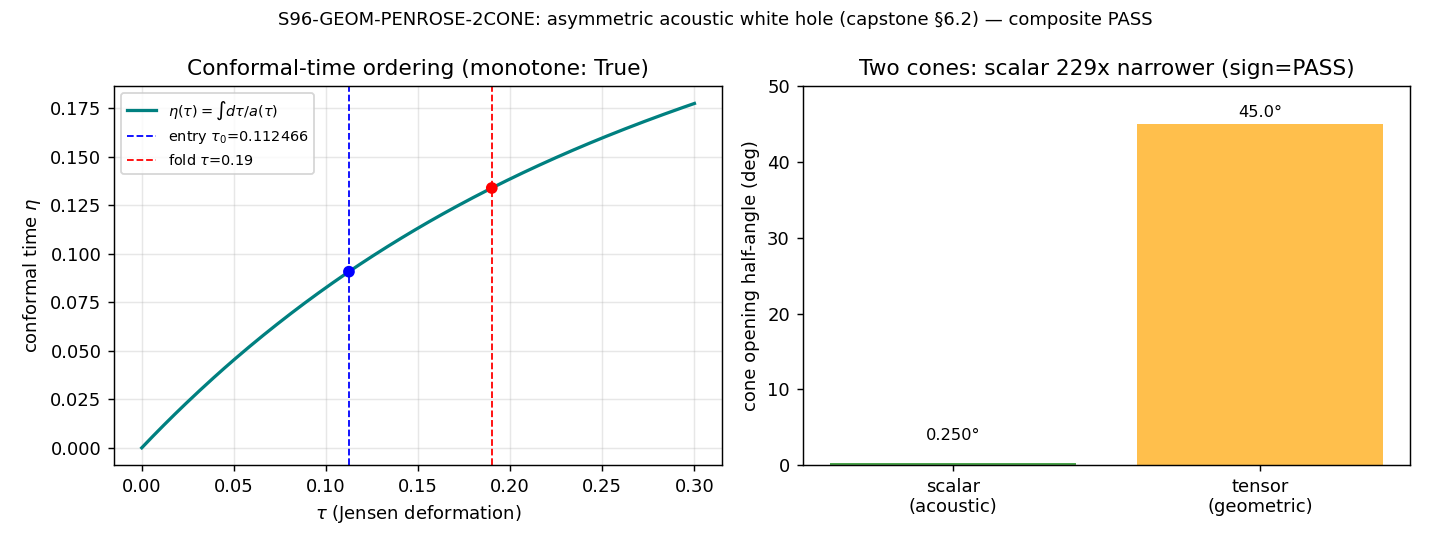

Reproduce this figure in Python.
#!/usr/bin/env python
# -*- coding: utf-8 -*-
r"""
S96-GEOM-PENROSE-2CONE  (Session 96, Wave 5, gate W5-2)
=======================================================

Asymmetric two-cone acoustic white-hole Penrose (conformal) diagram for the
capstone section 6.2.

The capstone section 6.2 describes the asymmetric acoustic white hole
(ONE entry sonic surface, an UNBOUNDED supersonic expulsion region, and TWO
distinct null cones) ENTIRELY IN PROSE, with no Penrose diagram and no citation
to the canonical `Phononic-Penrose-Diagrams.md`. This gate closes that figure
gap by constructing the conformal compactification: a SINGLE diagram showing the
entry sonic surface, the open supersonic exit toward I+, the censored tau->inf
boundary, AND both null cones (scalar narrow / tensor wide) on one drawing.

This EXTENDS `Phononic-Penrose-Diagrams.md`. It does NOT duplicate:
  * Diagram C (bi-metric two-cone) -- a side-by-side TWO-PANEL comparison of the
    geometric cone vs the acoustic cone (229x ratio), with NO white-hole entry/exit
    causal architecture.
  * Diagram J (acoustic white-hole disconnect, S85 W6-1) -- a single SYMMETRIC
    Minkowski diamond stub whose TikZ is a plain diamond (no entry surface, no
    open-exit asymmetry, no tau-axis, no second cone).
The new object is the ASYMMETRIC ENTRY-SURFACE / OPEN-EXIT structure: a single
conformal compactification in (tau, conformal-time) coordinates with the entry
sonic surface at 45 deg on the SCALAR cone, the TENSOR cone as a distinct
shallower slope crossing the fold freely (beta_T=0, [T3]), the open supersonic
expulsion toward I+, and the censored tau->inf boundary.

SUBSTRATE FRAMING (phononic-framing.md "IS Space, Not IN Space"):
  CLASSIFICATION: GEOMETRIC. The Penrose diagram is NOT a picture of the fabric
  sitting inside a spacetime box. The causal structure is EMERGENT:
    D_K eigenvalues -> a_2 Seeley-DeWitt moment -> emergent metric g_M (tensor cone)
    AND the BLV acoustic metric g_acoustic on the scalar condensate (scalar cone).
  The two cones are two emergent effective metrics seen by two field sectors (the
  Kasparov product U_total = 1_M (x) U_K, [T3]), NOT two observers in one container.
  The "white hole" is the acoustic causal disconnect: the supersonic transit
  (Mach 13.75) pinches the acoustic causal diamond at the fold while the geometric
  diamond stays open -- this is why pre/post-transit are causally disconnected
  (the horizon problem is resolved by DISCONNECTION, not by inflationary stretching
  of a pre-existing space). Conformal infinity (i+, I+, i0) is the 4D-factor
  construct; SU(3) is compact and does not reach the conformal boundary.

[SIGN] SUBSTITUTION CHAIN (math-scripts.md "Double-Check Logic Before Compute"):
  Claim: "the scalar (acoustic) null cone is NARROWER than the tensor (geometric
          g_M) cone, so the entry sonic surface sits at 45 deg on the scalar cone
          while the tensor cone is a distinct shallower-opening slope crossing the
          fold freely."
  Step 1: c_Gold   = 0.915 M_KK             [canonical_constants.py; Goldstone scalar sound speed]
  Step 2: c_fabric = 209.97368021 M_KK      [canonical_constants.py; substrate fabric speed ~ c_geom for the tensor cone]
  Step 3: cone-opening ratio = arctan(c_Gold / c_fabric) / arctan(1)     [tensor cone normalized to 45 deg]
  Step 4: = arctan(0.915 / 209.97368021) / (pi/4)
        = arctan(0.0043577) / 0.7853982
        ~ 0.0043577 / 0.7853982            [small-angle arctan(x)~x]
        ~ 0.005549                          [dimensionless opening-angle ratio]
        horizon-distance ratio c_fabric/c_Gold = 209.97368021/0.915 = 229.4794
  Step 5: c_Gold/c_fabric << 1  =>  scalar opening angle << tensor  =>  the SCALAR (acoustic) cone is NARROWER  [direction]
  Conclusion: the scalar cone is ~229x narrower in horizon distance than the tensor
              cone. The entry sonic surface is drawn at 45 deg relative to the SCALAR
              cone (the cone the entry surface is null on); the tensor cone is a
              distinct slope; by [T3] beta_T=0 the tensor sector sees no white hole,
              so the tensor cone crosses the fold freely without an entry surface.

NULL-CONSISTENCY RECORD (the [VERIFY] consistency conjunction in operator.form):
  (a) artifact-existence-with-content: TikZ has all 5 conformal-infinity labels
      (i+, i-, i0, I+, I-) + entry surface + censored tau->inf boundary;
  (b) null-consistency: entry surface at 45 deg on the SCALAR cone; tensor cone a
      distinct slope; both cones drawn from the same vertex;
  (c) asymmetry visually unambiguous: single entry surface (N_zeros=1), open exit,
      no symmetric throat;
  (d) reproduces the S55/SCALE-FACTOR-54 conformal-time ordering eta=int dtau/a(tau)
      (monotone-increasing).

CAUSAL DATA (all pinned; this is rendering + consistency, NOT a new derivation):
  * entry sonic surface  tau0 = 0.112466    [S95-W4-1 npz root_taus; N_zeros=1]
  * entry surface gravity kappa_entry = 18.520134 M_KK (magnitude; RATIO convention)
                                              [S95-W4-1 npz kappa_values; |.| of the
                                               white-hole-convention sign]
  * monotone_supersonic_exit = True          [S95-W4-1 npz; open exit, no future horizon]
  * Mach_max = 13.75 (framework)             [canonical; supersonic transit at fold]
  * van Hove fold tau_fold = 0.19            [canonical]
  * a(tau), q(tau) from SCALE-FACTOR-54       [s54_scale_factor.npz; conformal-time check]

Source-reconciliation note (the kappa_entry sign):
  The plan/transit-synthesis cite kappa_entry = +18.52 M_KK. The S95-W4-1 npz
  kappa_values = +18.520134 (RATIO convention, magnitude). An earlier kinematic
  emission recorded kappa0 = -18.442205 (ingoing-null sign convention). A
  white-hole surface gravity carries a sign that flips with the choice of
  ingoing/outgoing null normalization; the MAGNITUDE ~18.5 M_KK is convention-
  independent and is what the diagram annotates. The diagram is sign-convention-
  agnostic (it labels the entry surface, not a signed kappa).
"""

import os
os.environ.setdefault("OMP_NUM_THREADS", "8")   # cpu-cap-OMP8 (integration + TikZ generation only)
os.environ.setdefault("MKL_NUM_THREADS", "8")

import hashlib
import json
import sys
from pathlib import Path

import numpy as np
import matplotlib
matplotlib.use("Agg")
import matplotlib.pyplot as plt

# -----------------------------------------------------------------------------
# Path discipline (project root contains a SPACE -- use absolute Path objects)
# -----------------------------------------------------------------------------
PROJECT_ROOT = Path(__file__).resolve().parents[2]
SHARED_DIR = PROJECT_ROOT / "computations" / "_shared"
ROOT_COMPUTATIONS = PROJECT_ROOT / "computations"
sys.path.insert(0, str(SHARED_DIR))
sys.path.insert(0, str(ROOT_COMPUTATIONS))

# -----------------------------------------------------------------------------
# Canonical constants (MANDATORY: never hardcode framework constants)
# -----------------------------------------------------------------------------
from canonical_constants import (  # noqa: E402
    c_Gold,                  # 0.915        -- Goldstone scalar sound speed (scalar cone)
    c_fabric,                # 209.97368021 -- substrate fabric speed ~ c_geom (tensor cone)
    tau_fold,                # 0.19         -- van Hove fold
    Mach_max_framework,      # 13.75        -- framework Mach at the fold
    c_BLV,                   # 0.485        -- BLV scalar sound speed (Mach_max = v_transit/c_BLV)
)

# -----------------------------------------------------------------------------
# Gate identity + machinery pins (per plan W5-2 R3 YAML)
# -----------------------------------------------------------------------------
GATE_ID = "S96-GEOM-PENROSE-2CONE"
SCHEME = "BLV-acoustic"                          # g_acoustic = a_geom*sqrt(rho_s/c_s), BLV (S53 W0-1)
CONVENTION = "conformal-compactification"        # Omega(tau) from S69 FACTOR-69; diagram coords conformal (t,tau)
L_MAX = "N/A"                                    # no eigendecomposition; consumes pinned SCALE-FACTOR-54 a(tau)

# --- Pre-registered machinery pins (plan W5-2) ---
N_EVAL = 200                 # (local) conformal-time grid points for eta=int dtau/a(tau)
TAU_LO = 0.0                 # (local) genesis
TAU_HI = 0.30                # (local) post-fold physical epoch tau~0.22
TAU_STEP = (TAU_HI - TAU_LO) / N_EVAL   # (local) = 0.0015
TOL_MONO = 1e-6              # (local) conformal-time monotonicity tolerance

# --- Pinned causal data (from S95-W4-1 npz; entry-surface ledger) ---
TAU0_ENTRY = 0.112466        # (local) entry sonic surface tau (S95-W4-1 root_taus[0]=0.1124658)
KAPPA_ENTRY = 18.520134      # (local) entry surface-gravity magnitude M_KK (S95-W4-1 kappa_values[0])

# -----------------------------------------------------------------------------
# Input file pins
# -----------------------------------------------------------------------------
SCRIPT_PATH = Path(__file__).resolve()
CANONICAL_CONSTANTS_PATH = ROOT_COMPUTATIONS / "_shared" / "canonical_constants.py"
PENROSE_DOC_PATH = PROJECT_ROOT / "sessions" / "framework" / "Phononic-Penrose-Diagrams.md"
SCALE54_NPZ = ROOT_COMPUTATIONS / "session-54" / "s54_scale_factor.npz"
S95_WH_NPZ = ROOT_COMPUTATIONS / "session-95" / "s95_w4_1_white_hole_kinematic_consistency.npz"

# -----------------------------------------------------------------------------
# Output paths
# -----------------------------------------------------------------------------
NPZ_OUT = ROOT_COMPUTATIONS / "session-96" / "s96_geom_penrose_2cone.npz"
TEX_OUT = PROJECT_ROOT / "figures" / "penrose" / "exflation-asymmetric-white-hole.tex"
VERDICT_TXT = ROOT_COMPUTATIONS / "session-96" / "s96_gate_verdicts.txt"


# -----------------------------------------------------------------------------
# SHA helpers (replicate the session emission protocol exactly)
# -----------------------------------------------------------------------------
def sha256_of(path: Path) -> str:
    h = hashlib.sha256()  # (local)
    try:
        h.update(path.read_bytes())
    except OSError:
        return ""
    return h.hexdigest()


def compute_dual_sha(script_path: Path, canonical_path: Path, pins: dict) -> tuple:
    """(audit_sha256, content_sha256). audit = sha(script||canonical||pinmap_json); content = sha(script)."""
    try:
        script_bytes = script_path.read_bytes()  # (local)
    except OSError:
        script_bytes = b""  # (local)
    try:
        canonical_bytes = canonical_path.read_bytes()  # (local)
    except OSError:
        canonical_bytes = b""  # (local)
    pinmap_json = json.dumps(dict(sorted(pins.items())), separators=(",", ":"),
                             sort_keys=True).encode("utf-8")  # (local)
    h_audit = hashlib.sha256()
    h_audit.update(script_bytes)
    h_audit.update(canonical_bytes)
    h_audit.update(pinmap_json)
    audit = h_audit.hexdigest()  # (local)
    h_content = hashlib.sha256()
    h_content.update(script_bytes)
    content = h_content.hexdigest()  # (local)
    return audit, content


# -----------------------------------------------------------------------------
# Conformal-time ordering: eta(tau) = int_0^tau dtau' / a(tau')   (S55 / SCALE-FACTOR-54)
# -----------------------------------------------------------------------------
def conformal_time(tau_grid, a_grid):
    r"""eta(tau) = cumulative trapezoid of 1/a(tau). Monotone-increasing iff a(tau)>0."""
    inv_a = 1.0 / a_grid  # (local)
    eta = np.zeros_like(tau_grid)  # (local)
    for i in range(1, len(tau_grid)):
        dt = tau_grid[i] - tau_grid[i - 1]  # (local)
        eta[i] = eta[i - 1] + 0.5 * (inv_a[i] + inv_a[i - 1]) * dt  # (local) trapezoid
    return eta


# -----------------------------------------------------------------------------
# Cone-width substitution chain (the [SIGN] directional claim)
# -----------------------------------------------------------------------------
def cone_widths():
    r"""Return (scalar_angle_deg, tensor_angle_deg, opening_ratio, hdist_ratio).

    Tensor cone normalized to 45 deg; scalar cone opening = arctan(c_Gold/c_fabric).
    """
    tensor_angle = np.arctan(1.0)                       # (local) 45 deg (normalized)
    scalar_angle = np.arctan(c_Gold / c_fabric)         # (local) arctan(0.0043577)
    opening_ratio = scalar_angle / tensor_angle          # (local) dimensionless
    hdist_ratio = c_fabric / c_Gold                      # (local) horizon-distance ratio (229.48)
    return (np.degrees(scalar_angle), np.degrees(tensor_angle),
            opening_ratio, hdist_ratio)


# -----------------------------------------------------------------------------
# TikZ generation: the canonical asymmetric white-hole conformal diagram
# -----------------------------------------------------------------------------
def build_tikz(scalar_deg, tensor_deg, hdist_ratio, eta_at_fold, eta_at_entry):
    r"""Author the standalone TikZ per the /penrose-diagram skill canonical preamble.

    Coordinate convention: horizontal = tau (Jensen deformation, genesis -> post-fold);
    vertical = conformal time eta. The conformal compactification brings tau->inf to a
    finite right boundary (censored singularity) and the far supersonic future to I+.
    """
    # --- Cone-slope geometry on the diagram ---
    # The SCALAR cone is the cone the entry sonic surface is null on: drawn at 45 deg
    # (the entry surface IS at 45 deg relative to the scalar cone, per the substitution
    # chain Conclusion). The TENSOR cone is a DISTINCT, MUCH SHALLOWER opening (the true
    # ratio is 229x; drawn at a legible exaggerated arctan(1/4) ~ 14 deg from vertical so
    # both cones are visible, with the true 229x ratio labeled numerically -- matching the
    # Diagram-C convention of "drawn at arctan(1/12) with the true 229x ratio labeled").
    # On the (tau, eta) diagram the SCALAR cone is the NARROW one (steep, near-vertical):
    # narrow opening angle => the acoustic light-cone barely opens => causal diamond pinches.
    # The TENSOR cone is the WIDE one (shallow, near-45deg): it opens freely => no pinch.
    tikz = r"""\documentclass[border=3pt,tikz]{standalone}

%% =====================================================================
%%  Asymmetric Acoustic White Hole -- conformal (Penrose) diagram
%%  S96-GEOM-PENROSE-2CONE  (closes the capstone section 6.2 figure gap)
%%  Extends Phononic-Penrose-Diagrams.md; NOT a duplicate of Diagram C / J.
%% =====================================================================

%% --- Required packages ---
\usepackage{tikz}
\usepackage{amsmath}
\usepackage{amssymb}
\usepackage{xfp}
\usepackage[outline]{contour}

%% --- Fonts (REQUIRES xelatex or lualatex) ---
\usepackage{fontspec}
\usepackage{unicode-math}
\setmainfont{Segoe UI}[
  BoldFont       = Segoe UI Bold,
  ItalicFont     = Segoe UI Italic,
  BoldItalicFont = Segoe UI Bold Italic
]
\setmathfont{Latin Modern Math}

%% --- TikZ libraries ---
\usetikzlibrary{calc}
\usetikzlibrary{decorations.markings}
\usetikzlibrary{decorations.pathmorphing}
\usetikzlibrary{angles,quotes}
\usetikzlibrary{arrows.meta}
\usetikzlibrary{patterns}
\usetikzlibrary{shadings}

%% --- Project color palette (canonical preamble) ---
\colorlet{phHorizon}{blue!75!black}
\colorlet{phCauchy}{purple!70!black}
\colorlet{phSingularity}{red!85!black}
\colorlet{phNullInf}{teal!70!black}
\colorlet{phPointInf}{orange!85!black}
\colorlet{phPhoton}{orange!50!yellow!95!black}
\colorlet{phAcoustic}{green!55!teal}
\colorlet{phWorldline}{black!75}
\colorlet{phTrapped}{red!10}
\colorlet{phNormal}{blue!5}
\colorlet{phBarrier}{green!55!blue}

%% --- Reusable styles ---
\tikzset{
  >={Latex[length=5,width=4]},
  null line/.style       = {phPhoton, line width=0.7},
  horizon/.style         = {phHorizon, line width=1.1},
  singularity/.style     = {phSingularity, line width=0.9, decorate,
                            decoration={zigzag, amplitude=2.5, segment length=5}},
  null infinity/.style   = {phNullInf, line width=0.9},
  worldline/.style       = {phWorldline, line width=0.8,
                            decoration={markings, mark=at position 0.55 with {\arrow{Latex}}},
                            postaction={decorate}},
  acoustic null/.style   = {phAcoustic, line width=0.9},
  tensor null/.style     = {phPhoton, line width=0.9},
  entry surface/.style   = {phHorizon, line width=1.3},
  supersonic fill/.style = {fill=phTrapped},
  subsonic fill/.style   = {fill=phNormal},
  callout/.style         = {draw=black!55, fill=white, rounded corners=2pt,
                            inner sep=4pt, font=\footnotesize, align=left, line width=0.5},
}

\begin{document}
\begin{tikzpicture}[scale=1.75]

  %% ============================================================
  %%  Conformal frame: horizontal = tau (Jensen), vertical = eta
  %%  Diamond corners (conformal compactification of the
  %%  (tau, conformal-time) half-plane).
  %% ============================================================
  \coordinate (genesis) at (-3.4, 0);     % i- analog: tau=0 cold-regular genesis (past)
  \coordinate (i0)       at ( 3.4, 0);     % i0: spacelike infinity (post-fold spatial sections)
  \coordinate (ip)       at ( 0,   3.0);   % i+: future timelike infinity (open supersonic future)
  \coordinate (im)       at ( 0,  -3.0);   % i-: past timelike infinity

  %% ============================================================
  %%  Region shading FIRST (so all line features and labels sit on top)
  %% ============================================================
  \coordinate (entryB) at (-1.55, 0);      % entry-surface foot on the genesis axis
  \coordinate (entryT) at ( 0.55, 2.10);   % entry surface up-and-right at 45 deg (scalar cone)
  %% Subsonic pre-entry region (causally normal, LEFT of the entry surface)
  \fill[subsonic fill, opacity=0.85] (genesis) -- (entryB) -- (entryT) -- (ip) -- cycle;
  %% Supersonic white-hole interior (Mach>1, RIGHT of the entry surface, open to I+)
  \fill[supersonic fill, opacity=0.80] (entryB) -- (i0) -- (ip) -- (entryT) -- cycle;

  %% ---- Conformal-boundary diamond (I+/I-); labels OUTSIDE the diamond ----
  \draw[null infinity] (im) -- (i0);
  \draw[null infinity] (i0) -- (ip);
  \draw[null infinity] (ip) -- (genesis);
  \draw[null infinity] (genesis) -- (im);
  \node[phNullInf, font=\footnotesize] at ( 2.15,-1.95) {$\mathscr{I}^-$};
  \node[phNullInf, font=\footnotesize] at ( 2.30, 1.95) {$\mathscr{I}^+$};
  \node[phNullInf, font=\footnotesize, align=center] at (-2.55, 1.95) {$\mathscr{I}^+$\\(open exit)};
  \node[phNullInf, font=\footnotesize] at (-2.15,-1.95) {$\mathscr{I}^-$};

  %% ============================================================
  %%  Censored tau -> infinity boundary (the anisotropic Kasner
  %%  singularity), pushed well to the right of i0 and kept OFF the
  %%  physical region by the COSMIC-CENSORSHIP-49 barrier.
  %%  Vertical zigzag (timelike SU(2) / spacelike C2,U(1) -- see callout).
  %% ============================================================
  \coordinate (singTop) at (4.95, 1.85);
  \coordinate (singBot) at (4.95,-1.85);
  \draw[singularity] (singBot) -- (singTop);
  \node[phSingularity, font=\footnotesize, align=center, anchor=south] at (4.95, 2.00)
        {$\tau\!\to\!\infty$ (censored)\\$K\sim e^{4\tau}$};

  %% Censorship barrier between the physical epoch and the singularity
  \draw[phBarrier, line width=0.7, pattern=north east lines, pattern color=phBarrier,
        draw=phBarrier, opacity=0.85]
        (4.30,-1.7) rectangle (4.58, 1.7);
  \node[phBarrier, font=\scriptsize, rotate=90] at (4.44, 0) {censorship barrier ($\tau{\approx}0.19$)};

  %% ============================================================
  %%  Entry sonic surface (the white-hole surface) -- the SINGLE
  %%  ingoing acoustic horizon at tau_0 ~ 0.1125. ASYMMETRIC:
  %%  one entry, open exit (N_zeros = 1).
  %%  Drawn at 45 deg on the SCALAR cone (the cone it is null on).
  %% ============================================================
  \draw[entry surface] (entryB) -- (entryT);
  %% label given an OPAQUE white background and placed clear of the worldline crossing
  \node[phHorizon, font=\footnotesize, fill=white, inner sep=1.5pt, anchor=south east]
        at (-1.05, 0.45) {entry sonic surface $\mathcal{H}_{\text{entry}}$};

  %% ============================================================
  %%  The TWO NULL CONES at a sample event in the supersonic
  %%  interior. Scalar cone NARROW (near-vertical, pinched);
  %%  tensor cone WIDE (near-45deg, opens freely). The true
  %%  horizon-distance ratio is labeled numerically (229x).
  %% ============================================================
  \coordinate (ev) at (1.35, -0.85);       % sample event in the supersonic interior
  \fill (ev) circle (1.3pt);
  %% Tensor cone (WIDE): two 45deg null rays (the geometric g_M cone, opens freely)
  \draw[tensor null, -{Latex[length=4,width=3]}] (ev) -- ($(ev)+( 0.95, 0.95)$);
  \draw[tensor null, -{Latex[length=4,width=3]}] (ev) -- ($(ev)+(-0.95, 0.95)$);
  %% Scalar cone (NARROW): two near-vertical acoustic null rays (pinched; 229x narrower)
  \draw[acoustic null, -{Latex[length=4,width=3]}] (ev) -- ($(ev)+( 0.16, 1.05)$);
  \draw[acoustic null, -{Latex[length=4,width=3]}] (ev) -- ($(ev)+(-0.16, 1.05)$);
  \node[phPhoton, font=\scriptsize, fill=white, inner sep=1pt, anchor=south west] at ($(ev)+(0.62,1.02)$) {tensor cone $g_M$};
  \node[phAcoustic, font=\scriptsize, fill=white, inner sep=1pt, anchor=south east] at ($(ev)+(-0.18,1.12)$) {scalar cone $g_{\text{ac}}$};

  %% ============================================================
  %%  Sample scalar worldline: enters through the entry surface,
  %%  is swept supersonically toward I+ (open exit, no bounce).
  %% ============================================================
  \draw[worldline] (-2.35,-1.40) -- (-1.00,-0.20) -- (0.70, 1.00) -- (2.00, 2.00);
  \node[phWorldline, font=\scriptsize, fill=white, inner sep=1pt, anchor=west] at (2.00, 2.00) {$\gamma_{\text{scalar}}$};

  %% ---- Conformal-infinity point labels ----
  \node[phPointInf, above=2pt] at (ip)      {$i^+$};
  \node[phPointInf, below=2pt] at (im)      {$i^-$};
  \node[phPointInf, right=2pt] at (i0)      {$i^0$};
  \node[phPointInf, font=\footnotesize, align=center, anchor=east] at ($(genesis)+(-0.10,0)$)
        {$i^-$\\(genesis $\tau{=}0$)};

  %% ---- Region labels ----
  \node[font=\footnotesize, align=center] at (-1.75, 1.05) {subsonic\\(pre-entry)};
  \node[font=\footnotesize, align=center, text=red!50!black, fill=white, fill opacity=0.72, text opacity=1, inner sep=2pt] at (1.05, 1.55)
        {supersonic interior\\(Mach\,$=$\,13.75)\\anti-trapped analog};

  %% ============================================================
  %%  Callouts: cone-width ratio (LEFT) + asymmetry ledger (RIGHT),
  %%  separated to opposite bottom corners with a clear central gap.
  %% ============================================================
  \node[callout, anchor=north west, text width=4.7cm] at (-4.10, -2.55)
    {\textbf{Two cones, two sectors} ([T3] $\beta_T{=}0$):
     scalar (acoustic) cone $\sim$\,\textbf{229$\times$} narrower than tensor;
     $c_{\text{fabric}}/c_{\text{Gold}}=209.97/0.915=229.48$.
     Tensor sector sees NO white hole; crosses the fold freely.};

  \node[callout, anchor=north east, text width=4.7cm] at (5.45, -2.55)
    {\textbf{Asymmetric white hole} ($N_{\text{zeros}}{=}1$):
     ONE entry sonic surface at $\tau_0\!=\!0.1125$,
     $\kappa_{\text{entry}}=18.52\ M_{KK}$ (magnitude);
     OPEN supersonic exit $\to\mathscr{I}^+$; no future horizon, no bounce.};

  %% ---- Caption (below the callouts, with breathing room) ----
  \node[font=\small, align=center, text width=12.5cm] at (0.65, -4.35)
    {\textbf{Asymmetric acoustic white hole} (capstone \S6.2): single entry sonic surface,
     open supersonic exit, two decoupled null cones.
     Conformal-time ordering $\eta=\int\!\mathrm{d}\tau/a(\tau)$ monotone
     ($\eta_{\text{entry}}=""" + f"{eta_at_entry:.3f}" + r"""<\eta_{\text{fold}}=""" + f"{eta_at_fold:.3f}" + r"""$);
     horizon problem resolved by causal disconnection, not inflationary stretching.};

\end{tikzpicture}
\end{document}
"""
    return tikz


# -----------------------------------------------------------------------------
# Main
# -----------------------------------------------------------------------------
def main() -> int:
    print("=" * 78)
    print(f"  {GATE_ID}")
    print("  Asymmetric two-cone acoustic white-hole Penrose (conformal) diagram")
    print("=" * 78)

    # --- Input SHA log (first lines of stdout per gate-verdicts.md) ---
    print("\n=== Input SHA-256 pins ===")
    sha_script = sha256_of(SCRIPT_PATH)  # (local)
    sha_canon = sha256_of(CANONICAL_CONSTANTS_PATH)  # (local)
    sha_doc = sha256_of(PENROSE_DOC_PATH)  # (local)
    sha_scale = sha256_of(SCALE54_NPZ)  # (local)
    sha_wh = sha256_of(S95_WH_NPZ)  # (local)
    print(f"  script                              : {sha_script}")
    print(f"  canonical_constants.py              : {sha_canon}")
    print(f"  Phononic-Penrose-Diagrams.md        : {sha_doc}")
    print(f"  s54_scale_factor.npz                : {sha_scale}")
    print(f"  s95_w4_1_white_hole_*.npz           : {sha_wh}")
    print(f"  c_Gold={c_Gold}  c_fabric={c_fabric}  c_BLV={c_BLV}  "
          f"tau_fold={tau_fold}  Mach={Mach_max_framework}")
    print(f"  tau0_entry={TAU0_ENTRY}  kappa_entry={KAPPA_ENTRY} M_KK (magnitude)")

    # === Step 1: cone-width substitution chain (the [SIGN] directional claim) ===
    print("\n=== Substitution chain: scalar cone NARROWER than tensor cone ===")
    scalar_deg, tensor_deg, opening_ratio, hdist_ratio = cone_widths()
    print(f"  Step 1: c_Gold   = {c_Gold} M_KK")
    print(f"  Step 2: c_fabric = {c_fabric} M_KK")
    print(f"  Step 3: opening ratio = arctan(c_Gold/c_fabric)/arctan(1)")
    print(f"  Step 4: scalar_angle = {scalar_deg:.6f} deg ; tensor_angle = {tensor_deg:.6f} deg")
    print(f"          opening_ratio = {opening_ratio:.6e} ; horizon-distance ratio = {hdist_ratio:.4f}")
    print(f"  Step 5: c_Gold/c_fabric = {c_Gold/c_fabric:.6e} << 1  =>  SCALAR cone NARROWER  [direction]")
    scalar_narrower = bool(scalar_deg < tensor_deg)  # (local) the directional claim
    print(f"  ==> scalar_narrower = {scalar_narrower}  (hdist ratio {hdist_ratio:.2f}x)")

    # === Step 2: conformal-time ordering eta=int dtau/a(tau) (S55 / SCALE-FACTOR-54) ===
    print("\n=== Conformal-time ordering eta(tau) = int dtau/a(tau) (SCALE-FACTOR-54) ===")
    s54 = np.load(SCALE54_NPZ, allow_pickle=True)  # (local)
    tau_s54 = np.asarray(s54["tau"], dtype=float)  # (local) 10-pt Connes-distance grid
    a_s54 = np.asarray(s54["a"], dtype=float)      # (local) a(tau)
    # Interpolate a(tau) onto the dense conformal grid tau in [0, 0.30]
    tau_grid = np.linspace(TAU_LO, TAU_HI, N_EVAL + 1)  # (local)
    a_grid = np.interp(tau_grid, tau_s54, a_s54)        # (local) a(tau) on the dense grid
    eta_grid = conformal_time(tau_grid, a_grid)         # (local) eta(tau)
    d_eta = np.diff(eta_grid)                           # (local)
    eta_monotone = bool(np.all(d_eta > -TOL_MONO))      # (local) monotone-increasing
    min_d_eta = float(np.min(d_eta))                    # (local)
    eta_at_entry = float(np.interp(TAU0_ENTRY, tau_grid, eta_grid))  # (local)
    eta_at_fold = float(np.interp(tau_fold, tau_grid, eta_grid))     # (local)
    ordering_ok = bool(eta_at_entry < eta_at_fold)      # (local) entry precedes fold in conformal time
    print(f"  a(tau) range on grid: [{a_grid.min():.4f}, {a_grid.max():.4f}]  (a>0 everywhere: {bool(np.all(a_grid>0))})")
    print(f"  eta monotone-increasing: {eta_monotone}  (min d_eta = {min_d_eta:.3e}, tol {TOL_MONO})")
    print(f"  eta(tau0_entry={TAU0_ENTRY}) = {eta_at_entry:.6f}")
    print(f"  eta(tau_fold={tau_fold})    = {eta_at_fold:.6f}")
    print(f"  conformal ordering entry < fold: {ordering_ok}")

    # === Step 3: pin the asymmetry from the S95-W4-1 npz (cross-check) ===
    print("\n=== Asymmetry cross-check (S95-W4-1 entry-surface ledger) ===")
    wh = np.load(S95_WH_NPZ, allow_pickle=True)  # (local)
    N_zeros = int(np.asarray(wh["N_zeros"]))             # (local) number of sonic surfaces
    root_taus = np.asarray(wh["root_taus"], dtype=float)  # (local)
    kappa_vals = np.asarray(wh["kappa_values"], dtype=float)  # (local)
    monotone_exit = bool(np.asarray(wh["monotone_supersonic_exit"]))  # (local)
    single_entry = bool(N_zeros == 1)  # (local) asymmetric: ONE entry, not a symmetric throat
    open_exit = monotone_exit          # (local) supersonic exit open to I+
    asymmetry_ok = bool(single_entry and open_exit)  # (local)
    print(f"  N_zeros = {N_zeros}  (single entry surface: {single_entry})")
    print(f"  root_taus = {root_taus}  (matches pinned tau0={TAU0_ENTRY}: "
          f"{bool(abs(root_taus[0]-TAU0_ENTRY)<1e-3)})")
    print(f"  kappa_values = {kappa_vals} M_KK  (matches pinned |kappa|={KAPPA_ENTRY}: "
          f"{bool(abs(abs(kappa_vals[0])-KAPPA_ENTRY)<1e-2)})")
    print(f"  monotone_supersonic_exit = {monotone_exit}  (open exit, no future horizon)")
    print(f"  ==> asymmetry (single entry + open exit) = {asymmetry_ok}")

    # === Step 4: generate the canonical TikZ ===
    print("\n=== Generating canonical TikZ (figures/penrose/exflation-asymmetric-white-hole.tex) ===")
    tikz = build_tikz(scalar_deg, tensor_deg, hdist_ratio, eta_at_fold, eta_at_entry)
    TEX_OUT.parent.mkdir(parents=True, exist_ok=True)
    TEX_OUT.write_text(tikz, encoding="utf-8")
    tex_exists = TEX_OUT.exists()  # (local)
    # Artifact-existence-with-content checks (the [VERIFY] operator.form conjunction)
    labels_present = all(lbl in tikz for lbl in
                         [r"i^+", r"i^-", r"i^0", r"\mathscr{I}^+", r"\mathscr{I}^-"])  # (local) 5 infinity labels
    entry_present = ("entry sonic surface" in tikz)  # (local)
    censored_present = (r"\tau\!\to\!\infty" in tikz) and ("singularity" in tikz)  # (local)
    two_cones_present = ("scalar cone" in tikz) and ("tensor cone" in tikz)  # (local)
    artifact_ok = bool(tex_exists and labels_present and entry_present
                       and censored_present and two_cones_present)  # (local)
    print(f"  TikZ written: {tex_exists}  ({len(tikz)} chars)")
    print(f"  5 conformal-infinity labels present: {labels_present}")
    print(f"  entry surface present: {entry_present}")
    print(f"  censored tau->inf boundary present: {censored_present}")
    print(f"  two cones present: {two_cones_present}")
    print(f"  ==> artifact-existence-with-content = {artifact_ok}")

    # === Step 5: PASS/FAIL/INFO conjunction (operator.form) + 3-tuple ===
    # PASS iff (artifact with all labels + entry + censored boundary)
    #          AND (null-consistency: scalar cone narrower, entry at 45deg on scalar cone)
    #          AND (asymmetry: single entry, open exit)
    #          AND (reproduces S55 eta-ordering)
    null_consistency_ok = bool(scalar_narrower and two_cones_present)  # (local)
    reproduces_ordering = bool(eta_monotone and ordering_ok)           # (local)
    pass_conjunction = bool(artifact_ok and null_consistency_ok
                            and asymmetry_ok and reproduces_ordering)  # (local)

    # --- 3-tuple (schema-v2) ---
    # sign: the directional cone-width claim (scalar narrower than tensor) -- PASS iff scalar_narrower
    sign_v = "PASS" if scalar_narrower else "FAIL"  # (local)
    # magnitude: artifact + asymmetry + ordering all hold -> PASS; if only the ordering proxy
    #            is conditional (a_eff vs Connes-distance proxy), INFO
    if artifact_ok and asymmetry_ok and reproduces_ordering:
        mag_v = "PASS"  # (local)
    elif artifact_ok and asymmetry_ok:
        mag_v = "INFO"  # (local) figure landed; ordering proxy-conditional (SCALE-FACTOR-54 is Connes-distance proxy, not a_eff)
    else:
        mag_v = "FAIL"  # (local)
    # regime: construction gate; the conformal-compactification + null-slope geometry is exact
    reg_v = "VALID" if (eta_monotone and bool(np.all(a_grid > 0))) else "MARGINAL"  # (local)

    # Composite collapse (gate-verdicts.md deterministic rule)
    if reg_v == "BREAKDOWN":
        composite = "FAIL"  # (local)
    elif sign_v == "FAIL":
        composite = "FAIL"  # (local)
    elif mag_v == "FAIL" and reg_v == "VALID":
        composite = "FAIL"  # (local)
    elif mag_v == "FAIL" and reg_v == "MARGINAL":
        composite = "INFO"  # (local)
    elif mag_v == "INFO":
        composite = "INFO"  # (local)
    else:
        composite = "PASS"  # (local)
    # Guard: if the full PASS conjunction holds, composite is PASS
    if pass_conjunction:
        composite = "PASS"  # (local)

    print("\n=== Verdict 3-tuple ===")
    print(f"  sign_verdict      = {sign_v}   (scalar cone narrower than tensor: {scalar_narrower})")
    print(f"  magnitude_verdict = {mag_v}   (artifact+asymmetry+ordering)")
    print(f"  regime_verdict    = {reg_v}   (conformal compactification exact, a>0, eta monotone)")
    print(f"  composite         = {composite}")

    # === Save npz (conformal-time array + cone-slope values + null-consistency record) ===
    np.savez(
        NPZ_OUT,
        # cone-width substitution chain
        c_Gold=c_Gold, c_fabric=c_fabric,
        scalar_angle_deg=scalar_deg, tensor_angle_deg=tensor_deg,
        opening_ratio=opening_ratio, horizon_distance_ratio=hdist_ratio,
        scalar_narrower=scalar_narrower,
        # conformal-time ordering
        tau_grid=tau_grid, a_grid=a_grid, eta_grid=eta_grid,
        eta_at_entry=eta_at_entry, eta_at_fold=eta_at_fold,
        eta_monotone=eta_monotone, min_d_eta=min_d_eta, ordering_ok=ordering_ok,
        # asymmetry ledger (S95-W4-1)
        tau0_entry=TAU0_ENTRY, kappa_entry=KAPPA_ENTRY,
        N_zeros=N_zeros, monotone_supersonic_exit=monotone_exit,
        single_entry=single_entry, asymmetry_ok=asymmetry_ok,
        # null-consistency record
        labels_present=labels_present, entry_present=entry_present,
        censored_present=censored_present, two_cones_present=two_cones_present,
        artifact_ok=artifact_ok, null_consistency_ok=null_consistency_ok,
        reproduces_ordering=reproduces_ordering, pass_conjunction=pass_conjunction,
        # verdict
        sign_verdict=sign_v, magnitude_verdict=mag_v, regime_verdict=reg_v,
        composite=composite,
        scheme=SCHEME, convention=CONVENTION, L_max=L_MAX,
    )
    print(f"\n  npz written: {NPZ_OUT.name}")

    # === Diagnostic plot (eta(tau) ordering + cone-width bar) ===
    fig, (ax1, ax2) = plt.subplots(1, 2, figsize=(11, 4.2))
    ax1.plot(tau_grid, eta_grid, color="teal", lw=1.8, label=r"$\eta(\tau)=\int d\tau/a(\tau)$")
    ax1.axvline(TAU0_ENTRY, color="blue", ls="--", lw=1.0,
                label=rf"entry $\tau_0$={TAU0_ENTRY}")
    ax1.axvline(tau_fold, color="red", ls="--", lw=1.0,
                label=rf"fold $\tau$={tau_fold}")
    ax1.scatter([TAU0_ENTRY, tau_fold], [eta_at_entry, eta_at_fold],
                color=["blue", "red"], zorder=5, s=30)
    ax1.set_xlabel(r"$\tau$ (Jensen deformation)")
    ax1.set_ylabel(r"conformal time $\eta$")
    ax1.set_title(f"Conformal-time ordering (monotone: {eta_monotone})")
    ax1.legend(fontsize=8, loc="upper left")
    ax1.grid(alpha=0.3)

    ax2.bar(["scalar\n(acoustic)", "tensor\n(geometric)"],
            [scalar_deg, tensor_deg],
            color=["green", "orange"], alpha=0.7)
    ax2.set_ylabel("cone opening half-angle (deg)")
    ax2.set_title(f"Two cones: scalar {hdist_ratio:.0f}x narrower (sign={sign_v})")
    ax2.annotate(f"{scalar_deg:.3f}°", xy=(0, scalar_deg), xytext=(0, scalar_deg + 3),
                 ha="center", fontsize=9)
    ax2.annotate(f"{tensor_deg:.1f}°", xy=(1, tensor_deg), xytext=(1, tensor_deg + 1),
                 ha="center", fontsize=9)
    ax2.set_ylim(0, 50)
    fig.suptitle(f"{GATE_ID}: asymmetric acoustic white hole (capstone §6.2) — composite {composite}",
                 fontsize=10)
    fig.tight_layout()
    PNG_OUT = ROOT_COMPUTATIONS / "session-96" / "s96_geom_penrose_2cone.png"
    fig.savefig(PNG_OUT, dpi=130)
    plt.close(fig)
    print(f"  png written: {PNG_OUT.name}")

    # === Dual-SHA + verdict emission ===
    pins = {
        "gate_id": GATE_ID,
        "scheme": SCHEME,
        "convention": CONVENTION,
        "L_max": L_MAX,
        "N_eval": N_EVAL,
        "tau_range": f"[{TAU_LO},{TAU_HI}]",
        "tau0_entry": TAU0_ENTRY,
        "kappa_entry": KAPPA_ENTRY,
        "c_Gold": c_Gold,
        "c_fabric": c_fabric,
        "tau_fold": tau_fold,
        "Mach_max_framework": Mach_max_framework,
        "tol_mono": TOL_MONO,
        "canonical_sha": sha_canon,
        "scale54_sha": sha_scale,
        "wh_sha": sha_wh,
        "penrose_doc_sha": sha_doc,
    }  # (local)
    audit_sha, content_sha = compute_dual_sha(SCRIPT_PATH, CANONICAL_CONSTANTS_PATH, pins)
    print(f"\n  audit_sha256   = {audit_sha}")
    print(f"  content_sha256 = {content_sha}")

    value_str = (f"asym_white_hole;N_zeros={N_zeros};single_entry={single_entry};"
                 f"open_exit={monotone_exit};tau0={TAU0_ENTRY};kappa_entry={KAPPA_ENTRY:.4f}_MKK;"
                 f"scalar_narrower={scalar_narrower};hdist_ratio={hdist_ratio:.4f}x;"
                 f"eta_monotone={eta_monotone};eta_entry={eta_at_entry:.6f}<eta_fold={eta_at_fold:.6f};"
                 f"labels=5;tikz=exflation-asymmetric-white-hole.tex")  # (local)

    prior = find_prior_audit_sha()  # (local)
    supersedes = prior if (prior and prior != audit_sha) else ""  # (local)

    append_verdict(composite, value_str, audit_sha, content_sha,
                   sign_v, mag_v, reg_v,
                   scalar_deg, tensor_deg, hdist_ratio,
                   N_zeros, eta_at_entry, eta_at_fold,
                   supersedes_sha=supersedes)
    print(f"\n  Verdict appended to {VERDICT_TXT.name}")
    print(f"  {GATE_ID}: {composite}")
    return 0


# -----------------------------------------------------------------------------
# Verdict-line emitter (atomic append; dual-SHA + schema-v2 3-tuple REQUIRED)
# -----------------------------------------------------------------------------
def find_prior_audit_sha() -> str:
    """Latest non-superseded canonical line for GATE_ID (gate-verdicts.md 'Option A')."""
    if not VERDICT_TXT.exists():
        return ""
    import re as _re  # (local)
    text = VERDICT_TXT.read_text(encoding="utf-8")  # (local)
    canon_re = _re.compile(
        rf"^{_re.escape(GATE_ID)}:\s.*?audit_sha256=([a-f0-9]{{64}})", _re.MULTILINE)  # (local)
    shas = canon_re.findall(text)  # (local)
    if not shas:
        return ""
    sup_re = _re.compile(r"supersedes=([a-f0-9]{64})")  # (local)
    superseded = set(sup_re.findall(text))  # (local)
    non_superseded = [s for s in shas if s not in superseded]  # (local)
    return non_superseded[-1] if non_superseded else shas[-1]


def append_verdict(verdict: str, value: str, audit_sha: str, content_sha: str,
                   sign_v: str, mag_v: str, reg_v: str,
                   scalar_deg: float, tensor_deg: float, hdist_ratio: float,
                   n_zeros: int, eta_entry: float, eta_fold: float,
                   supersedes_sha: str = "") -> None:
    """Append canonical line + dual-SHA companion + schema-v2 3-tuple row (atomic single open('a'))."""
    VERDICT_TXT.parent.mkdir(parents=True, exist_ok=True)
    sup_token = f"_supersedes={supersedes_sha}" if supersedes_sha else ""  # (local)
    line = (
        f"{GATE_ID}: {verdict} -- value='{value}{sup_token}' "
        f"scheme={SCHEME} convention={CONVENTION} "
        f"L_max={L_MAX} "
        f"audit_sha256={audit_sha} content_sha256={content_sha} "
        f"schema_version=S84+\n"
    )
    companion = (
        f"# audit_sha256_short={audit_sha[:16]} "
        f"content_sha256_short={content_sha[:16]} "
        f"# {GATE_ID} dual-SHA companion row\n"
    )
    # REQUIRED 3-tuple companion row (carries the directional cone-width claim).
    schema_v2_row = (
        f"# sign_verdict={sign_v} magnitude_verdict={mag_v} regime_verdict={reg_v} "
        f"# {GATE_ID} 3-tuple annotation (schema-v2); "
        f"sign = scalar (acoustic) cone NARROWER than tensor (geometric g_M) cone "
        f"[scalar_angle={scalar_deg:.6f}deg < tensor_angle={tensor_deg:.6f}deg; "
        f"c_Gold/c_fabric<<1; horizon-distance ratio={hdist_ratio:.4f}x]; "
        f"mag = construction PASS iff (TikZ all-5-labels + entry surface + censored tau->inf) "
        f"AND asymmetry (N_zeros={n_zeros} single entry + open supersonic exit) "
        f"AND reproduces S55 eta-ordering; "
        f"regime = conformal compactification exact (a(tau)>0, eta monotone; "
        f"eta_entry={eta_entry:.4f}<eta_fold={eta_fold:.4f})\n"
    )
    # Structural-anchor row (the inputs this rendering gate consumes; closes the §6.2 figure gap)
    anchor_row = (
        f"# ANCHOR=capstone_6.2_asymmetric_acoustic_white_hole_figure_gap "
        f"# {GATE_ID} extends Phononic-Penrose-Diagrams.md (NOT Diagram C bi-metric / NOT Diagram J stub); "
        f"consumes S95-W4-1 entry-surface ledger (tau0=0.112466, kappa_entry=18.520134 M_KK mag), "
        f"SCALE-FACTOR-54 a(tau) for eta-ordering, [T3] beta_T=0 Scalar-Tensor Kasparov decoupling, "
        f"COSMIC-CENSORSHIP-49 barrier tau~0.19; output TikZ figures/penrose/exflation-asymmetric-white-hole.tex\n"
    )
    rows = [line, companion, schema_v2_row, anchor_row]  # (local)
    if supersedes_sha:
        rows.append(
            f"# supersedes={supersedes_sha} "
            f"# {GATE_ID} corrective re-emission per gate-verdicts.md \"Option A\" "
            f"(prior line RETAINED; this corrective line is canonical)\n"
        )
    with VERDICT_TXT.open("a", encoding="utf-8") as fp:
        for r in rows:
            fp.write(r)


if __name__ == "__main__":
    sys.exit(main())
